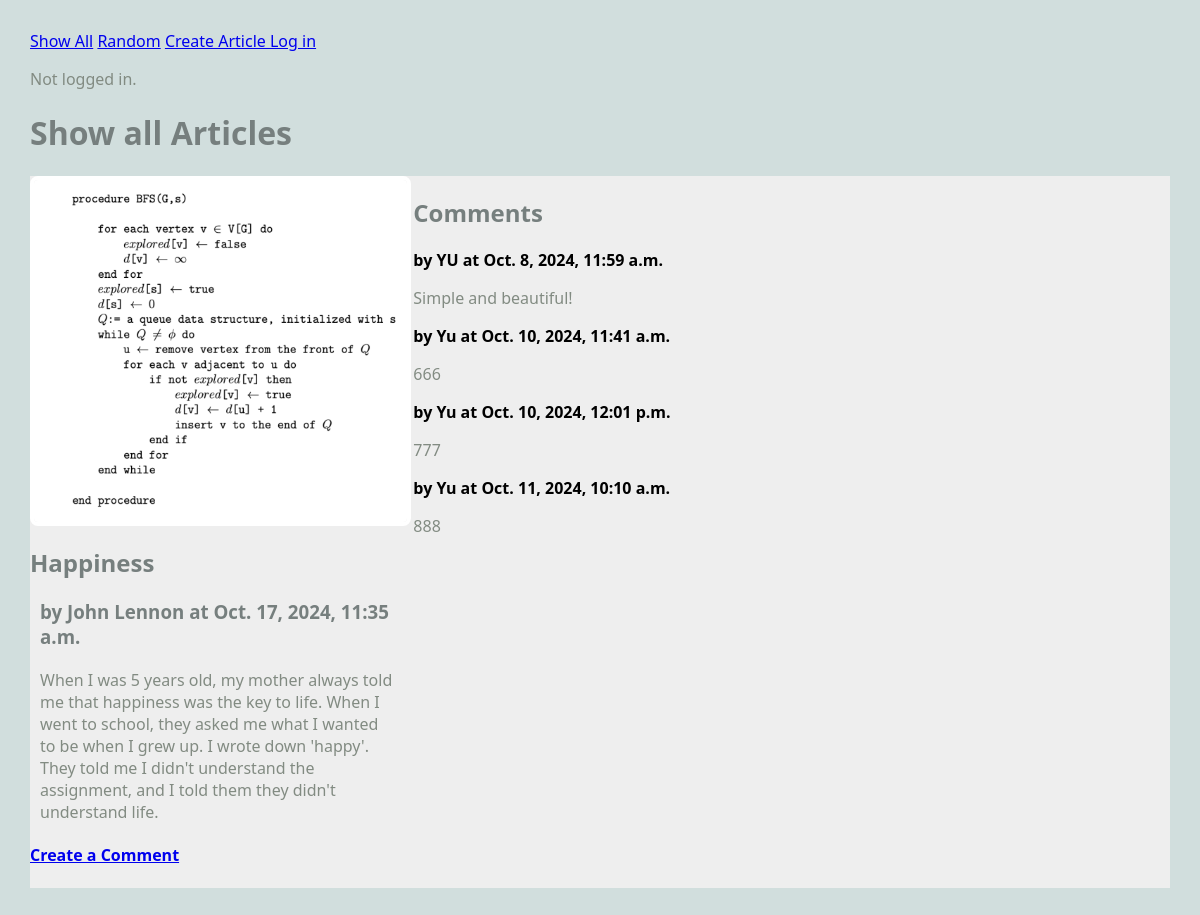
Screenshot of /blog/ with the database file from the repository.
### blog/models.py (models this page shows, shortened)
class Article(models.Model):
    title = models.TextField(blank=False)
    author = models.TextField(blank=False)
    text = models.TextField(blank=False)
    published = models.DateTimeField(auto_now=True)
    image_file = models.ImageField(blank=True)
    def get_comments(self):
        comments = Comment.objects.filter(article=self)
        return comments

class Comment(models.Model):
    article = models.ForeignKey("Article", on_delete=models.CASCADE)
    author = models.TextField(blank=False)
    text = models.TextField(blank=False)
    published = models.DateTimeField(auto_now=True)
    def __str__(self):
        return f'{self.text}'

### blog/views.py (the view)
# urls.py: path(r'', views.RandomArticleView.as_view(), name='article'),
class RandomArticleView(DetailView):
    model = Article
    template_name = "blog/article.html"
    context_object_name = "article"
    def get_object(self):
        all_articles = Article.objects.all()
        article = random.choice(all_articles)
        return article

### blog/templates/blog/article.html
{% extends 'blog/base.html' %}
{% block content %}
<h1>Show all Articles</h1>
<main class = "grid-container">
    <article>
        <img src="{{article.image_file.url}}" alt="{{article.image_url}}">
    <div>
        <h2>{{article.title}}</h2>
        <h3>by {{article.author}} at {{article.published}}</h3>
        <p>
            {{article.text}}
        </p>
        <h4>
            <a href="{% url 'create_comment' article.pk %}">Create a Comment</a>
        </h4>
    </div>
</article>
<div>
    <h2>Comments</h2>
    {% for c in article.get_comments %}
    <div>
        <strong> by {{c.author}} at {{c.published}} </strong>
        <p>
            {{c.text}}
        </p>
    </div>
    {% endfor %}
</div>
</main>
{% endblock %}

### blog/templates/blog/base.html (shortened to what this page needs)
 {% load static %}
<html>
    <head>
        <link rel="stylesheet" href="{% static 'styles-blog.css' %}">
    </head>
    <body>
        <nav>
            <ul>
                <li><a href="{% url 'show_all' %}">Show All</a></li>
                <li><a href="{% url 'article' %}">Random</a></li>
                <li><a href="{% url 'create_article' %}">Create Article </a></li>
                {% if request.user.is_authenticated %}
                <li><a href="{% url 'create_article' %}">Create Article</a></li>
                <li><a href="{% url 'logout' %}">Log out</a></li>
                {% else %}
                <li><a href="{% url 'login' %}">Log in</a></li>
                {% endif %}
            </ul>
        </nav>
        <p>
            {% if request.user.is_authenticated %}
            Logged in user: {{ request.user }}.
            {% else %}
            Not logged in.
            {% endif %}
        </p>
        {% block content %}{% endblock %}
    </body>
</html>

### static/styles-blog.css (style rules this page uses)
body { margin: 30px; background: #d1dedd; font-family:'Segoe UI', Tahoma, Geneva, Verdana, sans-serif; }
ul, li { padding: 0px; list-style-type: none; }
h1, h2, h3 { color: #767f7e; }
p { color: #828b82; }
.grid-container { background: #eee; max-width: 900px; display: grid; grid-template-columns: repeat(3, 1fr); grid-gap: 10px; max-width: 1200px; margin: 20px auto; }
article img, article.featured img { width: 100%; border: 4px solid #fff; border-radius: 8px; }
article p, article h3 { margin: 20px 10px; }
nav li { display: inline; }

### rows the page displays
Article: image_file (picture), title "Happiness", author "John Lennon", published "Oct. 17, 2024, 11:35 a.m.", text "When I was 5 years old, my mother always told me that happiness was the key to life. When I went to school, they asked me what I wanted to be when I grew up. I wrote down 'happy'. They told me I didn't understand the assignment, and I told them they didn't understand life."
Comment: author "YU", published "Oct. 8, 2024, 11:59 a.m.", text "Simple and beautiful!"
Comment: author "Yu", published "Oct. 10, 2024, 11:41 a.m.", text "666"
Comment: author "Yu", published "Oct. 10, 2024, 12:01 p.m.", text "777"
Comment: author "Yu", published "Oct. 11, 2024, 10:10 a.m.", text "888"
